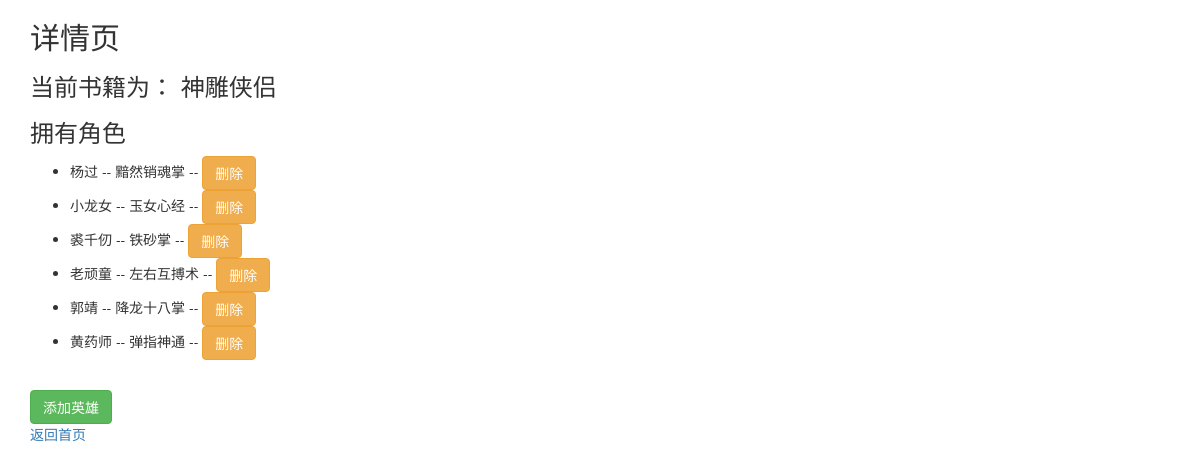
The app's page /detail/4/, older data.
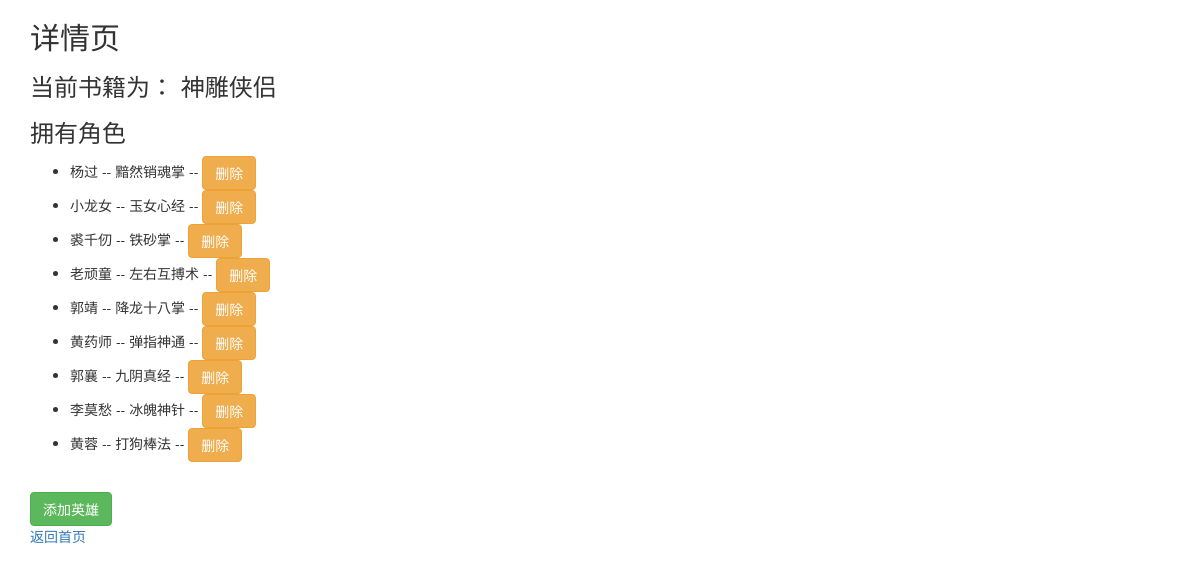
The same page, newer data.
### booktest/models.py (models this page shows, shortened)
class BookInfo(models.Model):
    title = models.CharField(max_length=20)
    pub_date = models.DateTimeField(auto_now=True)

class HeroInfo(models.Model):
    name = models.CharField(max_length=20)
    gender = models.CharField(max_length=5,choices= ( ("man","男"),("women","女"))   )
    type = models.CharField(max_length=5,choices=(("man","男"),("women","女") ),default="man")
    content = models.CharField(max_length=100)
    book = models.ForeignKey(BookInfo,on_delete=models.CASCADE)
    objects = HeroInfoManager()

### booktest/views.py (the view)
# urls.py: url(r'^detail/(\d+)/$',views.detail,name="detail"),
def detail(request,id):
    book = BookInfo.objects.get(pk=id)
    return render(request,"booktest/detail.html",{"book":book})

### templates/booktest/detail.html (shortened to what this page needs)
<!DOCTYPE html>
<html lang="en">
<head>
    <link href="https://cdn.jsdelivr.net/npm/bootstrap@3.3.7/dist/css/bootstrap.min.css" rel="stylesheet">
</head>
<body>
<div class="container">
    <h2>详情页</h2>
    <h3>当前书籍为： {{ book.title }}</h3>
    {% if book.heroinfo_set.count %}
    <h3>拥有角色</h3>
    <ul>
        {% for hero in book.heroinfo_set.all %}
        <li>{{ hero.name }} -- {{ hero.content }} -- <a class="btn btn-warning" href="{% url 'booktest:deletehero' hero.id %}">删除</a></li>
        {% endfor %}
    </ul>
    {% else %}
    <h3>没有角色</h3>
    {% endif %}
    <br>
    <a class="btn btn-success" href="{% url 'booktest:addhero' book.id %}">添加英雄</a>
    <br>
    <a href="{% url 'booktest:index' %}">返回首页</a>
</div>
</body>
</html>

Row changes from the older to the newer data that the page shows:
added HeroInfo: name "郭襄", content "九阴真经"
added HeroInfo: name "李莫愁", content "冰魄神针"
added HeroInfo: name "黄蓉", content "打狗棒法"
